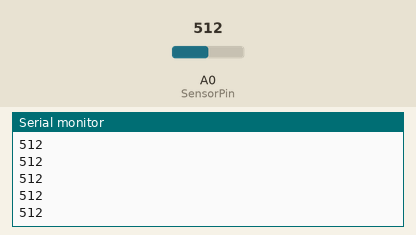
This sketch was run on a simulated Arduino Uno, built with avr-gcc and run on an emulated ATmega328P. Shown: the last lines printed to the serial monitor. The inputs (shaded band) are chosen by the test bench; at power-on: A0 (SensorPin) = 512.

Above: at 1.2 s.
1.3 s: A0 (SensorPin) set to 716
At 1.8 s:
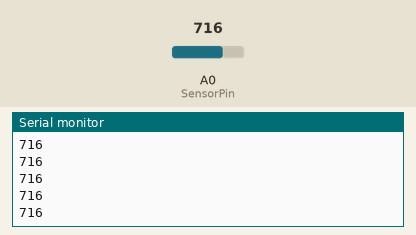
2.8 s: A0 (SensorPin) set to 900
At 3.6 s:
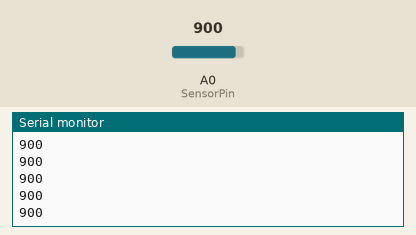
Timing chart, 0 to 5.8 s (numbered marks = the images above; inputs shaded):
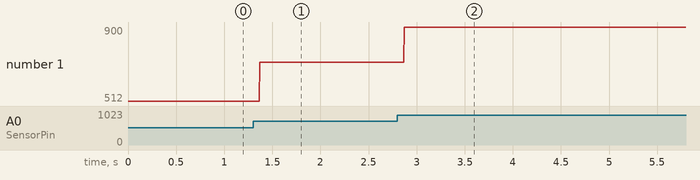

The sketch:

step-1.ino
```cpp
#define SensorPin A0

void setup() {
  Serial.begin(9600);
}

void loop() {
  uint16_t fsr = analogRead(SensorPin);
  Serial.println(fsr);
  delay(1);
}
```

Measured:
- after the input at 1.3 s, the serial monitor: prints a new line after 0.07 s (image 1)
- after the input at 2.8 s, the serial monitor: prints a new line after 0.07 s (image 2)
- plotted number 1: 512 → 716 after the input at 1.3 s, 716 → 900 after the input at 2.8 s
